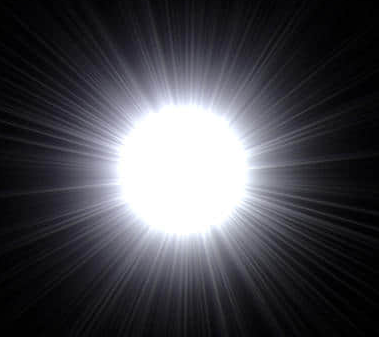
#> input picture Scripts/VS_Simusaturated_Reconstruction_matlab/puthon/sun1.png, 379 x 337 px
$ python pic_Reconstruct.py
#> lines starting #> are read from the running program, lines starting #| are printed output that depends on the picture; after the words box and inside, x2 and y2 are one past the last pixel; in counts of white or black regions, pixels touching at a corner belong together; long printed decimals are rounded
# -*- coding: utf-8 -*-
"""
Created on Fri Jun 30 17:19:07 2017

@author: Administrator
"""

import numpy as np
from scipy import interpolate
import cv2
import matplotlib.pyplot as plt
from mpl_toolkits.mplot3d import Axes3D


def RowInterpl(pic):
    '''按行插值,此函数内id(pic)=id(pic_interpl)'''
    #全图饱和点的标志符
    flag_pic=(pic>=1.0)
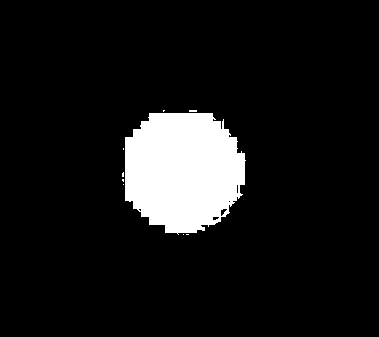
#> flag_pic: shape (337, 379) bool; 9.2% white; 9 white regions (8 under 20 px), largest, box (x1, y1, x2, y2) and area: (125, 113, 246, 235) 11731
    pic_interpl=pic
    m_row,n_col=pic.shape
#> m_row = 337; n_col = 379
    for i in range(m_row):
        #本行
        i_row=pic[i,:]
        #本行饱和点标志
        flag_row=flag_pic[i,:]
        #如果本行无饱和点，则进行下一行迭代
        str_flag_row=flag_row.tostring()
        if str_flag_row.find(1)<0:
            continue
        #本行未饱和部分x0/y0
        x0=np.where(i_row<1.0)[0]
        y0=i_row[x0]
        #本行饱和部分的索引x1
        x1=np.where(i_row>=1.0)[0]
        #使用样条插值对饱和部分进行插值
        tck = interpolate.splrep(x0, y0,s=0.05)
        y1 = interpolate.BSpline
        y1 = interpolate.splev(x1, tck, der=0)

        pic_interpl[i,x1]=y1
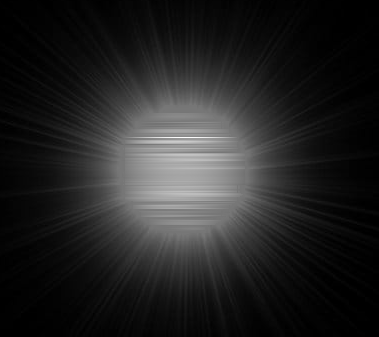
#> pic_interpl: shape (337, 379) float64; min 0, max 2.12, mean 0.3; drawn with min black and max white

    return pic_interpl

def ColInterpl(pic):
    '''按列插值,id(pic)≠id(col_interpl)'''
    #转置时会自动发生复制，地址发生了改变
    pic_1=pic.T
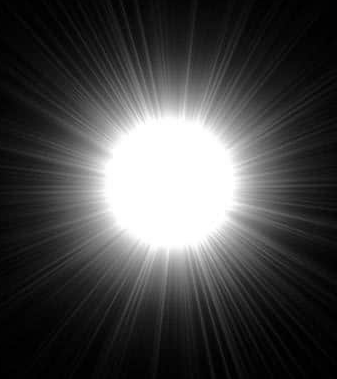
#> pic_1: shape (379, 337) float64; min 0, max 1, mean 0.279
    pic_2=RowInterpl(pic_1)
#> in RowInterpl (call 2), `flag_pic=(pic>=1.0)`:
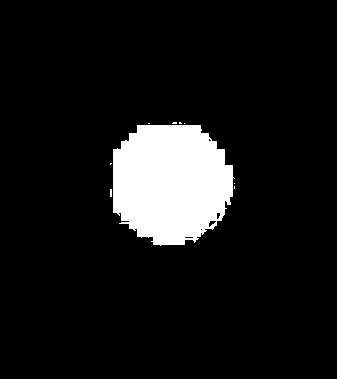
#> flag_pic: shape (379, 337) bool; 9.2% white; 9 white regions (8 under 20 px), largest, box (x1, y1, x2, y2) and area: (113, 125, 235, 246) 11731
#> after the loop in RowInterpl (call 2), `for i in range(m_row):`:
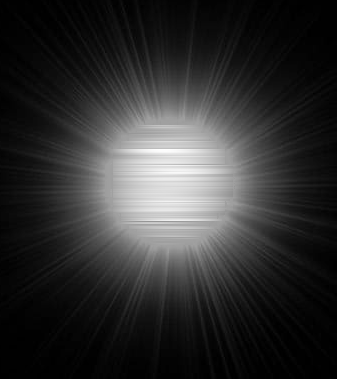
#> pic_interpl: shape (379, 337) float64; 9.22% of pixels changed, all inside (x1, y1, x2, y2) = (110, 122, 235, 246); drawn with min black and max white
    col_interpl=pic_2.T
    return col_interpl

def pic_Reconstruct(pic):
    '''图像的插值重构'''
    pic1 = np.copy(pic)
    pic2 = np.copy(pic)

    pic_Row = RowInterpl(pic1)
    pic_Col = ColInterpl(pic2)

    pic_Recon = (pic_Row+pic_Col)/2
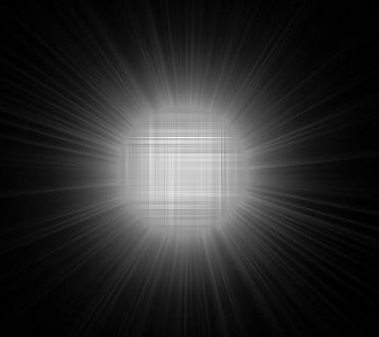
#> pic_Recon: shape (337, 379) float64; min 0, max 1.72, mean 0.3; drawn with min black and max white

    return pic_Recon

'''三次样条插值重构'''
img_int8 = cv2.imread("sun1.png",cv2.IMREAD_GRAYSCALE)
img2_float64 = img_int8/img_int8.max()
img_recon = pic_Reconstruct(img2_float64)
print(img_recon.max())
#| 1.725
'''卷积滤波&&高斯滤波'''
kernel = np.ones((5,5),np.float64)/25
dst1 = cv2.filter2D(img_recon,-1,kernel)
dst2 = cv2.GaussianBlur(img_recon,(5,5),0)

'''3D视图'''
rows,cols=img_int8.shape
#> rows = 337; cols = 379
fig1 = plt.figure('原始图像')
fig2 = plt.figure('重构后图像')
fig3 = plt.figure('图像差')
ax1 = Axes3D(fig1)
ax2 = Axes3D(fig2)
ax3 = Axes3D(fig3)
X = range(cols)
Y = range(rows)
X, Y = np.meshgrid(X, Y)
Z = img_int8
Z1 = dst1*255.0
Z2 = dst2*255.0

ax1.plot_surface(X,Y, Z)
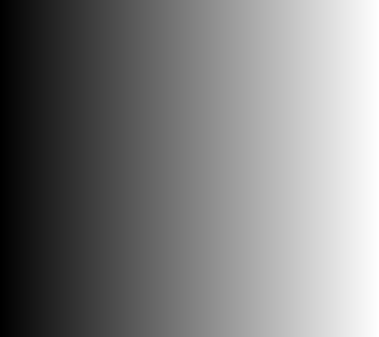
#> X: shape (337, 379) int64; min 0, max 378, mean 189; drawn with min black and max white
ax2.plot_surface(X,Y, Z1)
ax3.plot_surface(X,Y, Z1-Z)
#ax.contourf(X, Y, Z2, zdir='z', offset=-2, cmap=plt.cm.hot)
plt.show()
